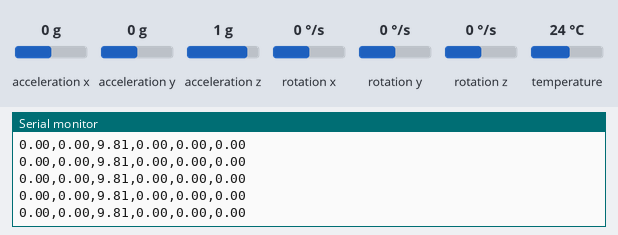
Bench run of a sketch on a simulated Arduino Uno, built with avr-gcc and run on an emulated ATmega328P. Parts: the last lines printed to the serial monitor. Inputs (shaded band) come from the test bench; at power-on: acceleration x 0 g, acceleration y 0 g, acceleration z 1 g, rotation x 0 °/s, rotation y 0 °/s, rotation z 0 °/s, temperature 24 °C.

Above: at 1.2 s.
1.3 s: acceleration x set to -1.4 g
At 1.37 s:
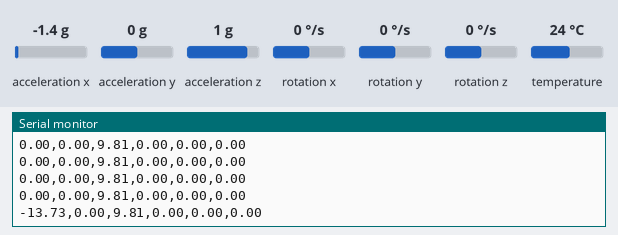
4.3 s: acceleration y set to -1.4 g
At 4.3 s:
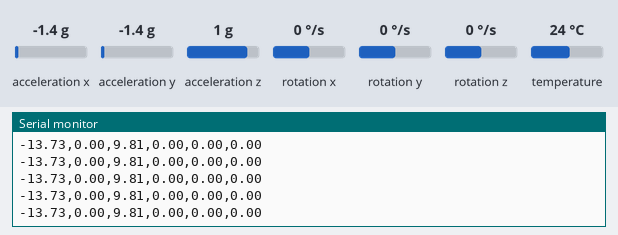
5.8 s: acceleration z set to -1.4 g
At 5.87 s:
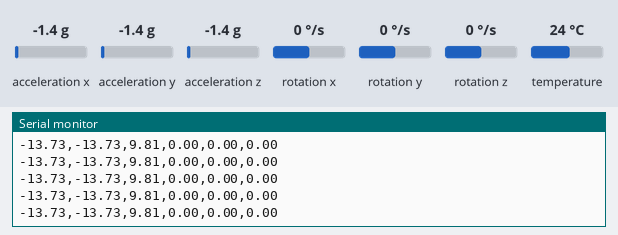
7.3 s: rotation x set to -192 °/s
At 7.34 s:
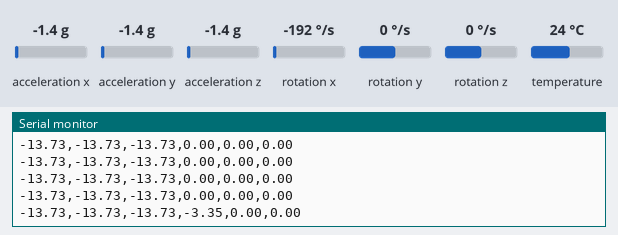
8.8 s: rotation y set to -192 °/s
At 8.81 s:
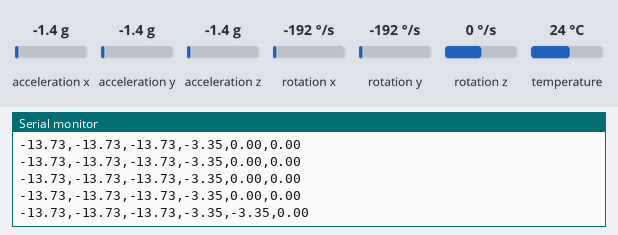

The sketch:

MPU6050_HysteresisSmoothingPlotter.ino
```cpp
#include <Wire.h>
#include <Adafruit_Sensor.h>
#include <Adafruit_MPU6050.h>

Adafruit_MPU6050 mpu;
sensors_event_t a, g, temp;

float lastAccelX = 0, lastAccelY = 0, lastAccelZ = 0;
float lastGyroX = 0, lastGyroY = 0, lastGyroZ = 0;
float hysteresisThreshold = 0.1;

void setup() {
    Wire.begin();
    Serial.begin(115200);

    // Initialize the MPU6050
    if (!mpu.begin()) {
        Serial.println("Failed to find MPU6050 chip");
        while (1) {
            delay(10);
        }
    }

    mpu.setAccelerometerRange(MPU6050_RANGE_2_G);
    mpu.setGyroRange(MPU6050_RANGE_250_DEG);
    mpu.setFilterBandwidth(MPU6050_BAND_21_HZ);

    Serial.println("MPU6050 connection successful");
}

void loop() {
    mpu.getEvent(&a, &g, &temp);

    // Hysteresis smoothing
    if (abs(a.acceleration.x - lastAccelX) > hysteresisThreshold) {
        lastAccelX = a.acceleration.x;
    }
    if (abs(a.acceleration.y - lastAccelY) > hysteresisThreshold) {
        lastAccelY = a.acceleration.y;
    }
    if (abs(a.acceleration.z - lastAccelZ) > hysteresisThreshold) {
        lastAccelZ = a.acceleration.z;
    }
    if (abs(g.gyro.x - lastGyroX) > hysteresisThreshold) {
        lastGyroX = g.gyro.x;
    }
    if (abs(g.gyro.y - lastGyroY) > hysteresisThreshold) {
        lastGyroY = g.gyro.y;
    }
    if (abs(g.gyro.z - lastGyroZ) > hysteresisThreshold) {
        lastGyroZ = g.gyro.z;
    }

    // Output the values to the Serial port
    Serial.print(lastAccelX); Serial.print(",");
    Serial.print(lastAccelY); Serial.print(",");
    Serial.print(lastAccelZ); Serial.print(",");
    Serial.print(lastGyroX); Serial.print(",");
    Serial.print(lastGyroY); Serial.print(",");
    Serial.println(lastGyroZ);

    // Short delay before the next reading
    delay(100);
}
```

Measured:
- after the input at 1.3 s, the serial monitor: prints a new line after 0.06 s (image 1)
- after the input at 7.3 s, the serial monitor: prints a new line at once (image 4)
- after the input at 8.8 s, the serial monitor: prints a new line at once (image 5)
